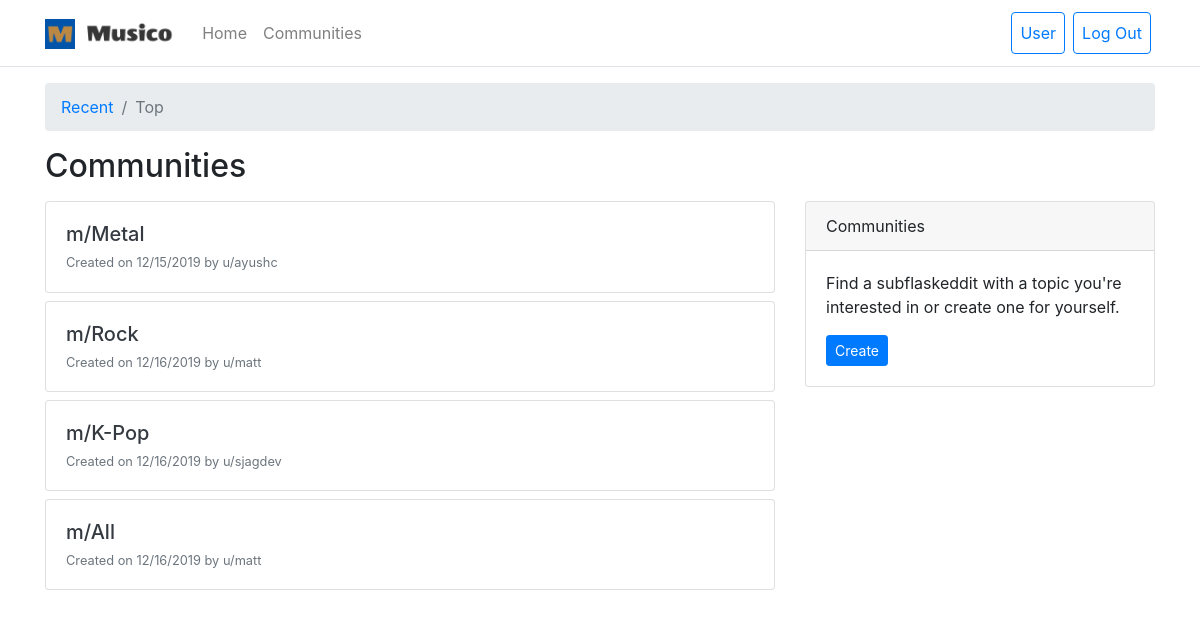
The page /communities/top (signed in) on the database its author committed.
### flaskeddit/models.py (models this page shows, shortened)
class Community(db.Model):
    id = db.Column(db.Integer, primary_key=True)
    name = db.Column(db.String(255), unique=True, nullable=False)
    description = db.Column(db.Text, nullable=False)
    date_created = db.Column(
        db.DateTime, nullable=False, default=datetime.datetime.utcnow
    )
    user_id = db.Column(db.Integer, db.ForeignKey("app_user.id"), nullable=False)
    posts = db.relationship(
        "Post", backref="community", lazy="dynamic", cascade="all, delete-orphan"
    )
    community_members = db.relationship(
        "CommunityMember",
        backref="community",
        lazy="dynamic",
        cascade="all, delete-orphan",
    )

class AppUser(db.Model, UserMixin):
    id = db.Column(db.Integer, primary_key=True)
    username = db.Column(db.String(255), unique=True, nullable=False)
    email = db.Column(db.String(255), unique=True, nullable=False)
    password = db.Column(db.String(255), nullable=False)
    date_created = db.Column(
        db.DateTime, nullable=False, default=datetime.datetime.utcnow
    )
    otp_secret = db.Column(db.String(16), nullable=False)
    communities = db.relationship(
        "Community", backref="app_user", lazy="dynamic", cascade="all, delete-orphan"
    )
    posts = db.relationship(
        "Post", backref="app_user", lazy="dynamic", cascade="all, delete-orphan"
    )
    replies = db.relationship(
        "Reply", backref="app_user", lazy="dynamic", cascade="all, delete-orphan"
    )
    post_votes = db.relationship(
        "PostVote", backref="app_user", lazy="dynamic", cascade="all, delete-orphan"
    )
    reply_votes = db.relationship(
        "ReplyVote", backref="app_user", lazy="dynamic", cascade="all, delete-orphan"
    )
    community_members = db.relationship(
        "CommunityMember",
        backref="app_user",
        lazy="dynamic",
        cascade="all, delete-orphan",
    )

### flaskeddit/communities/routes.py (the view)
@communities_blueprint.route("/communities/top")
def top_communities():
    page = int(request.args.get("page", 1))
    communities = communities_service.get_communities_by_membership(page)
    return render_template("communities.html", tab="top", communities=communities)

### flaskeddit/communities/communities_service.py (called while the page is built)
def get_communities_by_membership(page):
    communities = (
        db.session.query(
            Community.id,
            Community.name,
            Community.description,
            Community.date_created,
            Community.user_id,
            AppUser.username,
            db.func.count(CommunityMember.id).label("community_members"),
        )
        .join(AppUser, Community.user_id == AppUser.id)
        .outerjoin(CommunityMember, Community.id == CommunityMember.community_id)
        .group_by(Community.id, AppUser.id)
        .order_by(db.literal_column("community_members").desc())
        .paginate(page=page, per_page=5)
    )
    return communities

### flaskeddit/models.py (called while the page is built)
@login_manager.user_loader
def load_user(user_id):
    return AppUser.query.get(user_id)

### flaskeddit/templates/communities.html (shortened to what this page needs)
{% extends "base.html" %} {% block content %}
<nav aria-label="breadcrumb">
  <ol class="breadcrumb">
    {% if tab == "recent" %}
      <li class="breadcrumb-item active" aria-current="page">Recent</li>
      <li class="breadcrumb-item">
        <a href="{{ url_for('communities.top_communities') }}">Top</a>
      </li>
    {% elif tab == "top" %}
      <li class="breadcrumb-item">
        <a href="{{ url_for('communities.communities') }}">Recent</a>
      </li>
      <li class="breadcrumb-item active" aria-current="page">Top</li>
    {% endif %}
  </ol>
</nav>
<h2 class="mb-3">Communities</h2>
<div class="row">
  <div class="col-8">
    {% for community in communities.items %}
      <div class="card mb-2">
        <div class="card-body">
          <h5 class="card-title">
            <a
              class="text-dark"
              href="{{ url_for('community.community', name=community.name) }}"
              >m/{{ community.name }}</a
            >
          </h5>
          <h6 class="card-subtitle text-muted">
            <small
              >Created on {{ community.date_created.strftime("%m/%d/%Y") }} by
              <a
                class="text-muted"
                href="{{ url_for('user.app_user', username=community.username) }}"
                >u/{{ community.username }}</a
              ></small
            >
          </h6>
        </div>
      </div>
    {% endfor %}
  </div>
  <div class="col-4">
    <div class="card">
      <div class="card-header">
        Communities
      </div>
      <div class="card-body">
        <p class="card-text">
          Find a subflaskeddit with a topic you're interested in or create one
          for yourself.
        </p>
        <a
          href="{{ url_for('community.create_community') }}"
          class="btn btn-sm btn-primary"
          >Create</a
        >
      </div>
    </div>
  </div>
</div>
{% endblock %}

### rows shown on the page
Community: name "Metal", date_created "12/15/2019", username "ayushc"
Community: name "Rock", date_created "12/16/2019", username "matt"
Community: name "K-Pop", date_created "12/16/2019", username "sjagdev"
Community: name "All", date_created "12/16/2019", username "matt"
